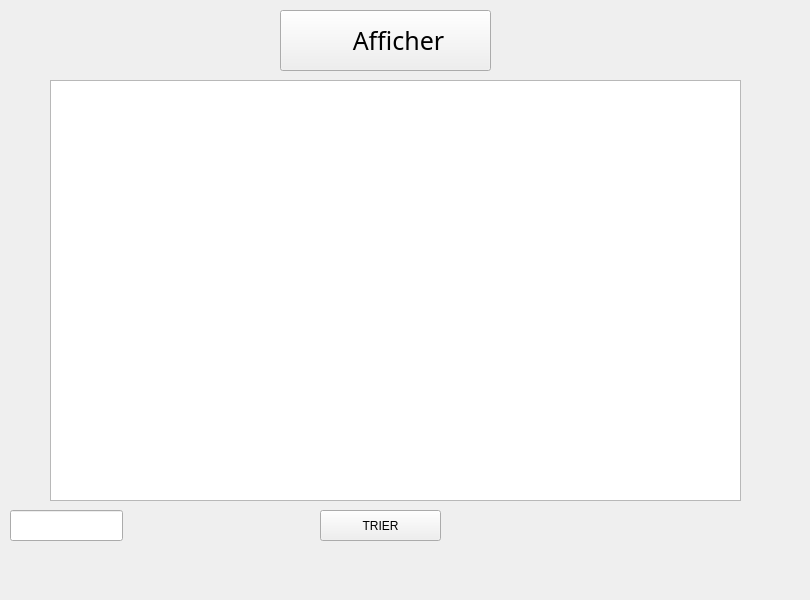
   <widget class="QWidget" name="tab_8">
    <attribute name="title">
     <string>Afficher</string>
    </attribute>
    <widget class="QTableView" name="tableView">
     <property name="geometry">
      <rect>
       <x>50</x>
       <y>80</y>
       <width>691</width>
       <height>421</height>
      </rect>
     </property>
     <property name="font">
      <font>
       <family>Bahnschrift</family>
       <pointsize>10</pointsize>
      </font>
     </property>
    </widget>
    <widget class="QLabel" name="label_59">
     <property name="geometry">
      <rect>
       <x>0</x>
       <y>0</y>
       <width>801</width>
       <height>591</height>
      </rect>
     </property>
     <property name="text">
      <string/>
     </property>
    </widget>
    <widget class="QPushButton" name="pushButton_15">
     <property name="geometry">
      <rect>
       <x>280</x>
       <y>10</y>
       <width>211</width>
       <height>61</height>
      </rect>
     </property>
     <property name="font">
      <font>
       <family>Bahnschrift</family>
       <pointsize>19</pointsize>
      </font>
     </property>
     <property name="cursor">
      <cursorShape>PointingHandCursor</cursorShape>
     </property>
     <property name="text">
      <string>    Afficher</string>
     </property>
    </widget>
    <widget class="QLabel" name="label_60">
     <property name="geometry">
      <rect>
       <x>260</x>
       <y>10</y>
       <width>61</width>
       <height>61</height>
      </rect>
     </property>
     <property name="text">
      <string/>
     </property>
    </widget>
    <widget class="QLineEdit" name="lineEdit_4">
     <property name="geometry">
      <rect>
       <x>10</x>
       <y>510</y>
       <width>113</width>
       <height>31</height>
      </rect>
     </property>
     <property name="alignment">
      <set>Qt::AlignCenter</set>
     </property>
    </widget>
    <widget class="QPushButton" name="pushButton_4">
     <property name="geometry">
      <rect>
       <x>320</x>
       <y>510</y>
       <width>121</width>
       <height>31</height>
      </rect>
     </property>
     <property name="text">
      <string>TRIER</string>
     </property>
    </widget>
    <zorder>label_59</zorder>
    <zorder>tableView</zorder>
    <zorder>pushButton_15</zorder>
    <zorder>pushButton_4</zorder>
    <zorder>label_60</zorder>
    <zorder>lineEdit_4</zorder>
   </widget>
